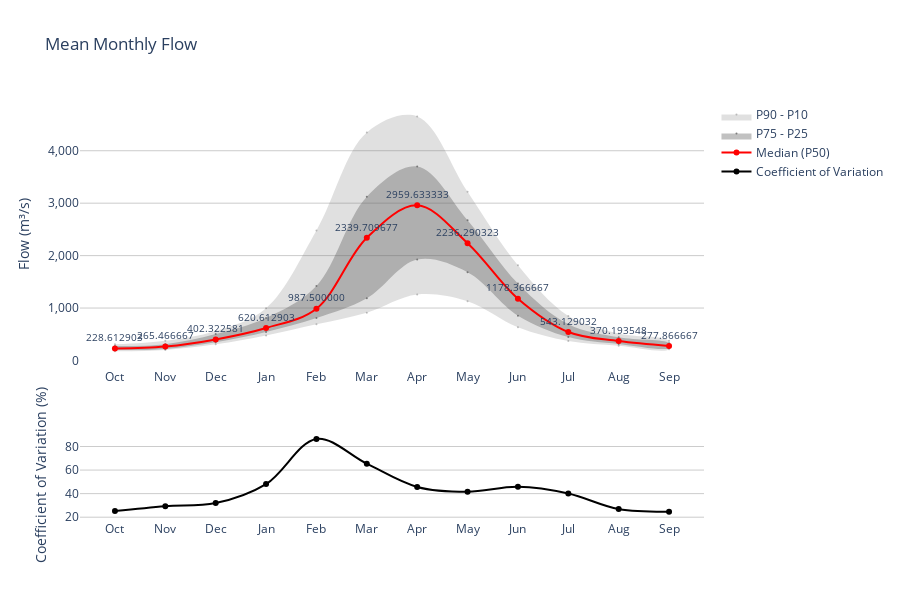

The code cell stored with this chart in its notebook:
### Markdown cell above
# Charts

### Code cell
fig = make_subplots(rows=2, cols=1,row_heights=[0.75, 0.25])

fig.add_trace(
        go.Scatter(
            x=pd.concat([calmonthly['MonthName'],calmonthly['MonthName'][::-1]]), 
            y=pd.concat([calmonthly['Flow_P90'],calmonthly['Flow_P10'][::-1]]),
            name='P90 - P10',mode='markers',
            fill='toself',fillcolor='rgba(100,100,100,0.2)',
            line_shape='spline', line_width=0,  
            marker_size=2,marker_color='rgba(100,100,100,0.4)',
            hoverlabel=dict(bgcolor='rgba(200,200,200,0.2)'),hovertemplate='%{x}: %{y:0f} m\u00B3/s</br><extra></extra>'), row=1, col=1)
fig.add_trace(
        go.Scatter(
            x=pd.concat([calmonthly['MonthName'],calmonthly['MonthName'][::-1]]), 
            y=pd.concat([calmonthly['Flow_P75'],calmonthly['Flow_P25'][::-1]]),
            name='P75 - P25', mode='markers',
            fill='toself', fillcolor='rgba(100,100,100,0.4)',
            line_shape='spline', line_width=0, 
            marker_size=2,marker_color='rgba(100,100,100,0.8)',
            hoverlabel=dict(bgcolor='rgba(200,200,200,0.2)'),hovertemplate='%{x}: %{y:0f} m\u00B3/s</br><extra></extra>'), row=1, col=1)
fig.add_trace(
        go.Scatter(
            x=calmonthly['MonthName'], 
            y=calmonthly['Flow_P50'],
            name='Median (P50)',mode='lines+text+markers',
            text=calmonthly['Flow_P50'], texttemplate='%{text:0f}',textfont_size=10, textposition='top center',
            hoverlabel=dict(bgcolor='rgba(200,200,200,0.2)'),hovertemplate='%{x}: %{y:0f} m\u00B3/s</br><extra></extra>',
            line_shape='spline',line = dict(color='red', width=2) ), row=1, col=1)

fig.add_trace(
        go.Scatter(
            x=calmonthly['MonthName'], 
            y=calmonthly['Flow_coefvar'],
            name='Coefficient of Variation',mode='lines+markers',
            #text=calmonthly['Flow_coefvar'], texttemplate='%{text:0f}%',textfont_size=10, textposition='bottom center',
            hoverlabel=dict(bgcolor='rgba(200,200,200,0.2)'),hovertemplate='%{x}: %{y:0f}%</br><extra></extra>',
            line_shape='spline',line = dict(color='black', width=2) ), row=2, col=1)


fig.update_layout(
    xaxis=dict(
        showgrid=False,
        showline=False,
    ),
    yaxis=dict(
        showline=False, showgrid=True,
        separatethousands=True,
        gridcolor='rgb(204, 204, 204)',
    ),
    width=900, height=600, autosize=False,
    title_text='Mean Monthly Flow',
    plot_bgcolor='white'
)

fig.update_yaxes(title_text='Flow (m\u00B3/s)',row=1,col=1)
fig.update_yaxes(title_text='Coefficient of Variation (%)',gridcolor='rgb(204, 204, 204)',row=2,col=1)

fig.show(renderer=bookRenderer)

### Figure 1 — Plotly figure (JSON) as saved in the notebook; plotly's stock layout.template omitted (floating-point values rounded to 4 significant figures)
{"data": [{"fill": "toself", "fillcolor": "rgba(100,100,100,0.2)", "hoverlabel": {"bgcolor": "rgba(200,200,200,0.2)"}, "hovertemplate": "%{x}: %{y:0f} m³/s</br><extra></extra>", "line": {"shape": "spline", "width": 0}, "marker": {"color": "rgba(100,100,100,0.4)", "size": 2}, "mode": "markers", "name": "P90 - P10", "type": "scatter", "x": ["Oct", "Nov", "Dec", "Jan", "Feb", "Mar", "Apr", "May", "Jun", "Jul", "Aug", "Sep", "Sep", "Aug", "Jul", "Jun", "May", "Apr", "Mar", "Feb", "Jan", "Dec", "Nov", "Oct"], "xaxis": "x", "y": [174.1, 200.4, 307.9, 478.7, 691.4, 912.8, 1258.0, 1130.0, 631.9, 370.2, 281.6, 215.1, 374.6, 515.1, 848.6, 1814.0, 3218.0, 4655.0, 4348.0, 2480.0, 998.5, 563.7, 375.9, 308.5], "yaxis": "y"}, {"fill": "toself", "fillcolor": "rgba(100,100,100,0.4)", "hoverlabel": {"bgcolor": "rgba(200,200,200,0.2)"}, "hovertemplate": "%{x}: %{y:0f} m³/s</br><extra></extra>", "line": {"shape": "spline", "width": 0}, "marker": {"color": "rgba(100,100,100,0.8)", "size": 2}, "mode": "markers", "name": "P75 - P25", "type": "scatter", "x": ["Oct", "Nov", "Dec", "Jan", "Feb", "Mar", "Apr", "May", "Jun", "Jul", "Aug", "Sep", "Sep", "Aug", "Jul", "Jun", "May", "Apr", "Mar", "Feb", "Jan", "Dec", "Nov", "Oct"], "xaxis": "x", "y": [198.7, 220.8, 346.7, 544.1, 809.3, 1186.0, 1925.0, 1685.0, 855.5, 449.5, 316.7, 240.0, 327.4, 441.8, 690.3, 1467.0, 2674.0, 3698.0, 3123.0, 1420.0, 811.9, 504.4, 310.2, 274.4], "yaxis": "y"}, {"hoverlabel": {"bgcolor": "rgba(200,200,200,0.2)"}, "hovertemplate": "%{x}: %{y:0f} m³/s</br><extra></extra>", "line": {"color": "red", "shape": "spline", "width": 2}, "mode": "lines+text+markers", "name": "Median (P50)", "text": [228.6, 265.5, 402.3, 620.6, 987.5, 2340.0, 2960.0, 2236.0, 1178.0, 543.1, 370.2, 277.9], "textfont": {"size": 10}, "textposition": "top center", "texttemplate": "%{text:0f}", "type": "scatter", "x": ["Oct", "Nov", "Dec", "Jan", "Feb", "Mar", "Apr", "May", "Jun", "Jul", "Aug", "Sep"], "xaxis": "x", "y": [228.6, 265.5, 402.3, 620.6, 987.5, 2340.0, 2960.0, 2236.0, 1178.0, 543.1, 370.2, 277.9], "yaxis": "y"}, {"hoverlabel": {"bgcolor": "rgba(200,200,200,0.2)"}, "hovertemplate": "%{x}: %{y:0f}%</br><extra></extra>", "line": {"color": "black", "shape": "spline", "width": 2}, "mode": "lines+markers", "name": "Coefficient of Variation", "type": "scatter", "x": ["Oct", "Nov", "Dec", "Jan", "Feb", "Mar", "Apr", "May", "Jun", "Jul", "Aug", "Sep"], "xaxis": "x2", "y": [25.2, 29.3, 32, 48.1, 86.4, 65.4, 45.7, 41.6, 45.8, 40.1, 26.9, 24.6], "yaxis": "y2"}], "layout": {"autosize": false, "height": 600, "plot_bgcolor": "white", "title": {"text": "Mean Monthly Flow"}, "width": 900, "xaxis": {"anchor": "y", "autorange": true, "domain": [0, 1], "range": [-0.6953, 11.7], "showgrid": false, "showline": false, "type": "category"}, "xaxis2": {"anchor": "y2", "autorange": true, "domain": [0, 1], "range": [-0.6953, 11.7], "type": "category"}, "yaxis": {"anchor": "x", "autorange": true, "domain": [0.3625, 1], "gridcolor": "rgb(204, 204, 204)", "range": [-138.4, 4968.0], "separatethousands": true, "showgrid": true, "showline": false, "title": {"text": "Flow (m³/s)"}, "type": "linear"}, "yaxis2": {"anchor": "x2", "autorange": true, "domain": [0, 0.2125], "gridcolor": "rgb(204, 204, 204)", "range": [17.63, 93.37], "title": {"text": "Coefficient of Variation (%)"}, "type": "linear"}}}
